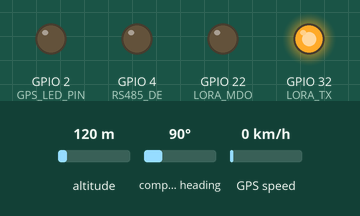
This sketch was run on a simulated ESP32. On the bench: output pins drawn as LEDs (lit = HIGH). The inputs (shaded band) are chosen by the test bench; at power-on: altitude 120 m, compass heading 90°, GPS speed 0 km/h. The GPS gets a fix after 3 s at 37.7749, -122.4194 with 8 satellites; what the sketch prints to the serial monitor is not drawn.

Above: at 0.1 s.
At 1.1 s:
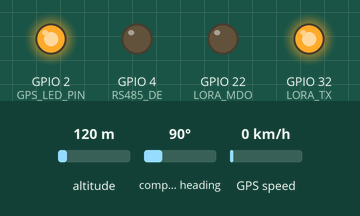
Timing chart, 0 to 2.6 s (numbered marks = the images above):
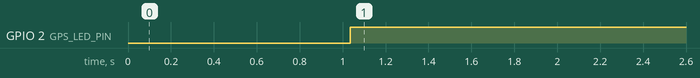

Measured:
- by itself, GPIO 2 (GPS_LED_PIN): LOW → HIGH at 1.0 s

The sketch:

node2.ino
```cpp
#include <Arduino.h>
#include <TinyGPSPlus.h>
// DHT.h removed — 7-in-1 provides temperature natively

// ════════════════════════════════════════════════════════════
//  HARDWARE & CONFIGURATION
// ════════════════════════════════════════════════════════════
#define NODE_ID          "NODE_02"
#define LOG_INTERVAL_MS   180000

#define GPS_RX           27
#define GPS_TX           14
#define GPS_BAUD         9600
#define GPS_WAIT_MS      2000
#define GPS_LED_PIN      2

#define SENSOR_RX        16   // 7-in-1 on UART2
#define SENSOR_TX        17
#define RS485_DE         4
#define SENSOR_BAUD      4800 // 7-in-1 runs at 4800, not 9600
#define SENSOR_TIMEOUT   500

#define LORA_RX          21
#define LORA_TX          32
#define LORA_MDO         22
#define LORA_BAUD        9600

// Season: moisture + temp from sensor (humidity no longer available)
#define RAINY_MOISTURE_MIN  80.0f
#define RAINY_TEMP_MAX      25.0f

// ════════════════════════════════════════════════════════════
//  DATA STRUCTURE — all 7 readings in one place
// ════════════════════════════════════════════════════════════
struct SoilData {
  float moisture;    // %
  float temperature; // °C
  int   ec;          // µS/cm
  float ph;
  int   nitrogen;    // mg/kg
  int   phosphorus;  // mg/kg
  int   potassium;   // mg/kg
  bool  valid;
};

HardwareSerial gpsSerial(1);
HardwareSerial uart2(2);
TinyGPSPlus    gps;

unsigned long lastLog   = 0;
unsigned long lastBlink = 0;
bool          ledState  = false;

// ════════════════════════════════════════════════════════════
//  CRC-16 Modbus
// ════════════════════════════════════════════════════════════
uint16_t calculateCRC(const uint8_t *data, uint8_t length) {
  uint16_t crc = 0xFFFF;
  for (uint8_t i = 0; i < length; i++) {
    crc ^= data[i];
    for (uint8_t j = 0; j < 8; j++) {
      if (crc & 0x0001) { crc >>= 1; crc ^= 0xA001; }
      else              { crc >>= 1; }
    }
  }
  return crc;
}

// ════════════════════════════════════════════════════════════
//  Modbus request / response helpers (used by 7-in-1 sensor)
// ════════════════════════════════════════════════════════════
void sendModbusRequest(uint8_t slaveId, uint8_t func, uint16_t addr, uint16_t qty) {
  uint8_t frame[8];
  frame[0] = slaveId;
  frame[1] = func;
  frame[2] = (addr >> 8) & 0xFF;
  frame[3] = addr & 0xFF;
  frame[4] = (qty >> 8) & 0xFF;
  frame[5] = qty & 0xFF;

  uint16_t crc = calculateCRC(frame, 6);
  frame[6] = crc & 0xFF;
  frame[7] = (crc >> 8) & 0xFF;

  digitalWrite(RS485_DE, HIGH);
  delayMicroseconds(500);
  uart2.write(frame, 8);
  uart2.flush();
  delayMicroseconds(500);
  digitalWrite(RS485_DE, LOW);
}

int readModbusResponse(uint8_t *buf, int maxLen) {
  int idx = 0;
  unsigned long lastByteTime = 0;
  unsigned long startTime = millis();

  while (idx < maxLen) {
    if (uart2.available()) {
      buf[idx++] = uart2.read();
      lastByteTime = millis();
    } else if (lastByteTime > 0 && (millis() - lastByteTime > 5)) {
      break; // 5ms silence = end of frame
    } else if (millis() - startTime > SENSOR_TIMEOUT) {
      break; // hard timeout
    }
  }
  return idx;
}

// ════════════════════════════════════════════════════════════
//  7-in-1 Sensor — all 7 registers in ONE Modbus read
//  Response: 19 bytes
//  [0]addr [1]fn [2]len(0x0E)
//  [3-4]moisture [5-6]temp [7-8]EC [9-10]pH
//  [11-12]N [13-14]P [15-16]K [17-18]CRC
// ════════════════════════════════════════════════════════════
SoilData readSensor() {
  SoilData d = {0, 0, 0, 0, 0, 0, 0, false};

  uart2.begin(SENSOR_BAUD, SERIAL_8N1, SENSOR_RX, SENSOR_TX);
  delay(50);
  while (uart2.available()) uart2.read(); // flush stale bytes

  sendModbusRequest(0x01, 0x03, 0x0000, 0x0007);

  uint8_t buf[19];
  int idx = readModbusResponse(buf, sizeof(buf));

  uart2.end();
  pinMode(SENSOR_TX, INPUT); // release line before LoRa uses UART2
  delay(20);

  if (idx < 19) {
    Serial.printf("  [7-in-1] Timeout — got %d/19 bytes. Check 12V & A/B wires.\n", idx);
    return d;
  }

  if (buf[0] != 0x01 || buf[1] != 0x03 || buf[2] != 0x0E) {
    Serial.printf("  [7-in-1] Bad header: %02X %02X %02X\n", buf[0], buf[1], buf[2]);
    return d;
  }

  uint16_t calcCRC = calculateCRC(buf, 17);
  uint16_t recvCRC = buf[17] | (buf[18] << 8); // Modbus CRC is little-endian
  if (calcCRC != recvCRC) {
    Serial.printf("  [7-in-1] CRC mismatch: calc 0x%04X  recv 0x%04X\n", calcCRC, recvCRC);
    return d;
  }

  d.moisture    = ((buf[3]  << 8) | buf[4])  / 10.0f;
  d.temperature = ((buf[5]  << 8) | buf[6])  / 10.0f;
  d.ec          =  (buf[7]  << 8) | buf[8];
  d.ph          = ((buf[9]  << 8) | buf[10]) / 10.0f;
  d.nitrogen    =  (buf[11] << 8) | buf[12];
  d.phosphorus  =  (buf[13] << 8) | buf[14];
  d.potassium   =  (buf[15] << 8) | buf[16];
  d.valid       = true;

  Serial.printf("  [7-in-1] OK — M:%.1f%% T:%.1f°C EC:%d pH:%.1f N:%d P:%d K:%d\n",
                d.moisture, d.temperature, d.ec, d.ph,
                d.nitrogen, d.phosphorus, d.potassium);
  return d;
}

// ════════════════════════════════════════════════════════════
//  GPS
// ════════════════════════════════════════════════════════════
bool readGPS() {
  unsigned long start = millis();
  while (millis() - start < GPS_WAIT_MS) {
    while (gpsSerial.available()) gps.encode(gpsSerial.read());
    if (gps.location.isUpdated()) return true;
  }
  return gps.location.isValid();
}

void handleGPSLed() {
  if (gps.location.isValid()) { digitalWrite(GPS_LED_PIN, HIGH); return; }
  if (millis() - lastBlink >= 200) {
    lastBlink = millis();
    digitalWrite(GPS_LED_PIN, ledState = !ledState);
  }
}

String getTimestamp() {
  if (gps.date.isValid() && gps.time.isValid()) {
    char buf[22];
    sprintf(buf, "%04d-%02d-%02d %02d:%02d:%02d",
            gps.date.year(),  gps.date.month(),  gps.date.day(),
            gps.time.hour(),  gps.time.minute(), gps.time.second());
    return String(buf);
  }
  unsigned long s = millis() / 1000;
  char buf[20];
  sprintf(buf, "UPTIME %02lu:%02lu:%02lu", s / 3600, (s % 3600) / 60, s % 60);
  return String(buf);
}

// Humidity removed — 7-in-1 doesn't measure it; moisture + temp is enough
String classifySeason(float moisture, float temperature) {
  return (moisture > RAINY_MOISTURE_MIN && temperature < RAINY_TEMP_MAX)
         ? "Rainy" : "Dry";
}

// ════════════════════════════════════════════════════════════
//  LoRa TX
//  Packet format (update your gateway parser!):
//  NODE_ID,moisture,temp,ec,ph,N,P,K,lat,lng,alt,sats,season
// ════════════════════════════════════════════════════════════
bool sendLoRa(const SoilData &s,
              float lat, float lng, float alt,
              const String &sats, const String &season) {

  String pkt = String(NODE_ID)          + "," +
               String(s.moisture, 1)    + "," +
               String(s.temperature, 1) + "," +
               s.ec                     + "," +
               String(s.ph, 1)          + "," +
               s.nitrogen               + "," +
               s.phosphorus             + "," +
               s.potassium              + "," +
               String(lat, 6)           + "," +
               String(lng, 6)           + "," +
               String(alt, 1)           + "," +
               sats                     + "," +
               season;

  Serial.println("\n[LoRa] Sending: " + pkt);

  uart2.begin(LORA_BAUD, SERIAL_8N1, LORA_RX, LORA_TX);
  delay(200);
  while (uart2.available()) uart2.read();

  digitalWrite(LORA_MDO, LOW);
  uart2.println(pkt);
  uart2.flush();
  delay(200);
  while (uart2.available()) uart2.read();

  uart2.end();
  delay(50);

  Serial.printf("[LoRa] Sent (%d bytes).\n", pkt.length() + 1);
  return true;
}

// ════════════════════════════════════════════════════════════
//  Print Readings
// ════════════════════════════════════════════════════════════
void printReadings(const SoilData &s,
                   bool gpsOk, float lat, float lng, float alt,
                   const String &sats, const String &season) {

  Serial.println("\n╔══════════════════════════════════════════╗");
  Serial.printf( "║   %s — SENSOR READINGS           ║\n", NODE_ID);
  Serial.println( "╚══════════════════════════════════════════╝");
  Serial.println("  Timestamp   : " + getTimestamp());
  Serial.println("  ────────────────────────────────────────");

  if (s.valid) {
    Serial.printf("  Moisture    : %.1f %%\n", s.moisture);
    Serial.print ("  Soil Status : ");
    if      (s.moisture < 20) Serial.println("DRY  — Consider watering!");
    else if (s.moisture < 50) Serial.println("SLIGHTLY MOIST");
    else if (s.moisture < 75) Serial.println("MOIST — OPTIMAL");
    else                      Serial.println("WET  — Reduce watering!");

    Serial.println("  ────────────────────────────────────────");
    Serial.printf("  Temperature : %.1f C\n",   s.temperature);
    Serial.printf("  EC          : %d us/cm\n", s.ec);
    Serial.printf("  pH          : %.1f\n",     s.ph);

    Serial.println("  ────────────────────────────────────────");
    Serial.printf("  Nitrogen  N : %d mg/kg\n", s.nitrogen);
    Serial.printf("  Phosphorus P: %d mg/kg\n", s.phosphorus);
    Serial.printf("  Potassium K : %d mg/kg\n", s.potassium);
  } else {
    Serial.println("  7-in-1      : ERROR — No valid response");
  }

  Serial.println("  ────────────────────────────────────────");
  if (gpsOk) {
    Serial.printf("  Latitude    : %.6f\n",   lat);
    Serial.printf("  Longitude   : %.6f\n",   lng);
    Serial.printf("  Altitude    : %.1f m\n", alt);
    Serial.printf("  Satellites  : %s\n",     sats.c_str());
    if (gps.time.isValid())
      Serial.printf("  UTC Time    : %02d:%02d:%02d\n",
                    gps.time.hour(), gps.time.minute(), gps.time.second());
    Serial.printf("  Maps Link   : https://maps.google.com/?q=%.6f,%.6f\n", lat, lng);
  } else {
    Serial.println("  GPS         : Searching — LED blinking");
    Serial.printf ("  GPS chars   : %lu processed\n", gps.charsProcessed());
  }

  Serial.println("  ────────────────────────────────────────");
  Serial.printf( "  Season      : %s\n", season.c_str());
  Serial.println("  ══════════════════════════════════════════");
}

// ════════════════════════════════════════════════════════════
//  SETUP
// ════════════════════════════════════════════════════════════
void setup() {
  pinMode(LORA_TX,     OUTPUT); digitalWrite(LORA_TX,     HIGH);
  pinMode(LORA_MDO,    OUTPUT); digitalWrite(LORA_MDO,    LOW);
  pinMode(SENSOR_TX,   INPUT);  // idle low until UART2 claims it
  pinMode(RS485_DE,    OUTPUT); digitalWrite(RS485_DE,    LOW);
  pinMode(GPS_LED_PIN, OUTPUT); digitalWrite(GPS_LED_PIN, LOW);

  Serial.begin(115200);
  delay(1000);

  Serial.println("\n==========================================");
  Serial.printf( "   %s — LoRa Agri Node\n", NODE_ID);
  Serial.println("   Sensors → LoRa TX → Gateway");
  Serial.println("   7-in-1: Regs 0x0000..0x0006 @ 4800 baud");
  Serial.println("   GPS: 6 decimal places");
  Serial.println("==========================================\n");

  gpsSerial.begin(GPS_BAUD, SERIAL_8N1, GPS_RX, GPS_TX);
  Serial.println("[INIT] GPS  UART1 (GPIO 14/27).");
  Serial.printf ("[INIT] Shared UART2: 7-in-1 (4800) ↔ LoRa (9600)\n");
  Serial.println("[INIT] Ready! Logging every 3 minutes.\n");

  lastLog = millis() - LOG_INTERVAL_MS;
}

// ════════════════════════════════════════════════════════════
//  LOOP
// ════════════════════════════════════════════════════════════
void loop() {
  while (gpsSerial.available()) gps.encode(gpsSerial.read());
  handleGPSLed();

  if (millis() - lastLog < LOG_INTERVAL_MS) return;
  lastLog = millis();

  Serial.println("\n[TX] === Reading Sensors ===");

  // 1. All soil data — single Modbus read
  SoilData soil = readSensor();

  // 2. GPS
  bool   gpsOk   = readGPS();
  float  latVal  = gpsOk ? (float)gps.location.lat()  : 0.0f;
  float  lngVal  = gpsOk ? (float)gps.location.lng()  : 0.0f;
  float  altVal  = (gpsOk && gps.altitude.isValid())  ? (float)gps.altitude.meters() : 0.0f;
  String satsStr = (gpsOk && gps.satellites.isValid())? String(gps.satellites.value()) : "ERR";

  // 3. Season
  String season = classifySeason(soil.moisture, soil.temperature);

  // 4. Print
  printReadings(soil, gpsOk, latVal, lngVal, altVal, satsStr, season);

  // 5. LoRa
  Serial.println("[TX] Sending via LoRa...");
  bool loraSent = sendLoRa(soil, latVal, lngVal, altVal, satsStr, season);

  Serial.println("\n[TX] ── Summary ─────────────────────");
  Serial.printf("[TX]   LoRa     : %s\n",    loraSent  ? "SENT ✓"  : "FAILED ✗");
  Serial.printf("[TX]   7-in-1   : %s\n",    soil.valid? "OK ✓"    : "ERROR ✗");
  Serial.printf("[TX]   Moisture : %.1f %%\n", soil.moisture);
  Serial.printf("[TX]   Temp     : %.1f °C\n", soil.temperature);
  Serial.printf("[TX]   EC       : %d us/cm\n", soil.ec);
  Serial.printf("[TX]   pH       : %.1f\n",     soil.ph);
  Serial.printf("[TX]   GPS      : %.6f, %.6f\n", latVal, lngVal);
  Serial.println("[TX] ────────────────────────────────\n");
}
```
